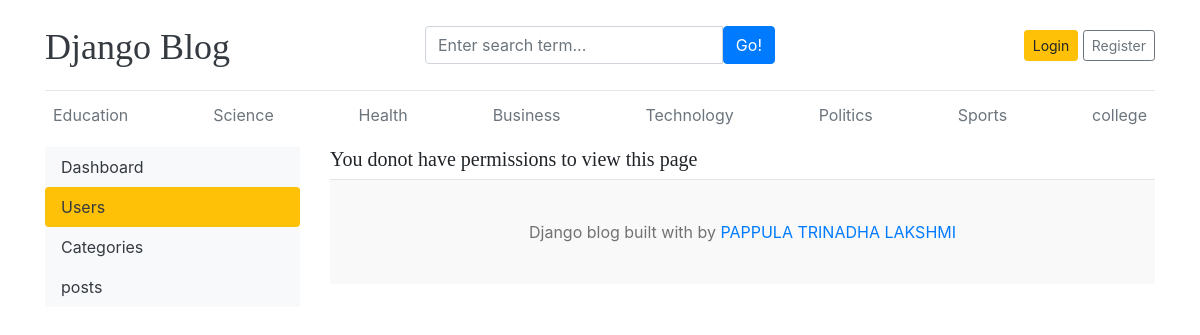
The page /dashboard/users/ on the database its author committed.
### blog/models.py (models this page shows, shortened)
class Category(models.Model):
    category_name=models.CharField(max_length=50,unique=True)
    created_at=models.DateTimeField(auto_now_add=True)
    updated_at=models.DateTimeField(auto_now=True)
    class Meta:
        verbose_name_plural='categories'

### dashboards/views.py (the view)
# urls.py: path('users/',views.users,name='users'),
def users(request):
    users=User.objects.all()
    context={
        'users':users,
    }
    return render(request,'dashboard/users.html',context)

### blog/context_processors.py (called while the page is built)
def get_categories(request):
    categories=Category.objects.all()
    return dict(categories=categories)

def get_social_links(request):
    social_links=SocialLink.objects.all()
    return dict(social_links=social_links)

### templates/dashboard/users.html
{% extends 'base.html' %}
{% block content %}
  <div class="row">
    {% include 'dashboard/sidebar.html' %}
    <div class="col-md-9">
      {% if perms.auth.add_user%}
      <table class="table table-hover">
      <h1></h1>
      <a href="{% url 'add_user' %}" class="btn btn-dark text-light float-right mb-2">Add New</a>
        <thead>
          <tr>
            <th scope="col">#</th>
            <th scope="col">Full Name</th>
            <th scope="col">Username</th>
            <th scope="col">Email</th>
            <th scope="col">Active</th>
            <th scope="col">staff</th>
            <th scope="col">SuperUser</th>
            <th scope="col">Action</th>
          </tr>
        </thead>
        <tbody>
            {% for user in users %}
            <tr>
              <td>{{forloop.counter}}</td>
              <td>{{user.first_name}}{{user.last_name}}</td>
              <td>{{user.username}}</td>
              <td>{{user.email}}</td>
              <td>{% if user.is_active %}<i class="fa fa-check text-success"></i>{% else %}<i class="fa fa-times text-danger"></i> {% endif %}</td>
              <td>{% if user.is_staff %}<i class="fa fa-check text-success"></i>{% else %}<i class="fa fa-times text-danger"></i> {% endif %}</td>
              <td>{% if user.is_superuser %}<i class="fa fa-check text-success"></i>{% else %}<i class="fa fa-times text-danger"></i> {% endif %}</td>
              <td><a href="{% url 'edit_user' user.id %}"><i class="fa fa-edit text-success"></i></a>
                  &nbsp;
                  <a href="{% url 'delete_user' user.id %}"><i class="fa fa-trash text-danger"></i></a>
                </td>
            </tr>
            {% endfor %}
        </tbody>
      </table>
    </div>
  </div>
  {% else %}
  <h5>You donot have permissions to view this page</h5>
  {% endif %}
{% endblock %}

### templates/base.html (shortened to what this page needs)
{% load static %}
<!DOCTYPE html>
<html lang="en">
<head>
    <link href="https://getbootstrap.com/docs/4.0/dist/css/bootstrap.min.css" rel="stylesheet">
    <link href="{% static "css/blog.css" %}"rel="stylesheet">
    <link rel="stylesheet" href="https://cdnjs.cloudflare.com/ajax/libs/font-awesome/4.7.0/css/font-awesome.min.css">
  </head>
  </head>
<body>
    <div class="container">
      <header class="blog-header py-3">
        <div class="row flex-nowrap justify-content-between align-items-center">
          <div class="col-4 pt-1">
            <a class="blog-header-logo text-dark" href="/">Django Blog</a>
          </div>
          <div class="col-4">
            <form action="{% url 'search' %}" method="GET">
            <div class="input-group">
              <input class="form-control" type="text" name="keyword" value="{{keyword}}"placeholder="Enter search term..." aria-label="Enter search term..." aria-describedby="button-search" />
              <button type="submit" class="btn btn-primary" id="button-search" type="button">Go!</button>
          </div>
            </form>
          </div>
          <div class="col-4 d-flex justify-content-end align-items-center">
            {% if not user.is_authenticated %}
            <a class="btn btn-sm btn-warning" href="{% url 'login' %}">Login</a> &nbsp;
            <a class="btn btn-sm btn-outline-secondary" href="{% url 'register' %}">Register</a>
          </div>
          {% else %}
          <span><a href="{% url 'dashboard' %}">Dashboard</a></span>
            &emsp;
            <span><a href="{% url 'logout' %}">Logout</a></span>
          {% endif %}
        </div>
      </header>
      <div class="nav-scroller py-1 mb-2">
        <nav class="nav d-flex justify-content-between">
          {% for cat in categories %}
          <a class="p-2 text-muted" href="{% url 'posts_by_category' cat.id %}">{{cat.category_name}}</a>
          {% endfor %}
        </nav>
      </div>
{% block content %}
{% endblock  %}
<footer class="blog-footer">
    <p>Django blog built with   by <a href="#">PAPPULA TRINADHA LAKSHMI</a></p>
  </footer>
  </body>
  </html>

### project1/static/css/blog.css (style rules this page uses)
.blog-header { border-bottom: 1px solid #e5e5e5; }
.blog-header-logo { font-family: "Playfair Display", Georgia, "Times New Roman", serif; font-size: 2.25rem; }
h1, h2, h3, h4, h5, h6 { font-family: "Playfair Display", Georgia, "Times New Roman", serif; }
.blog-footer { padding: 2.5rem 0; color: #727272; text-align: center; background-color: #f9f9f9; border-top: .05rem solid #e5e5e5; }
.blog-footer p:last-child { margin-bottom: 0; }

### rows shown on the page
Category: category_name "Education"
Category: category_name "Science"
Category: category_name "Health"
Category: category_name "Business"
Category: category_name "Technology"
Category: category_name "Politics"
Category: category_name "Sports"
Category: category_name "college"
